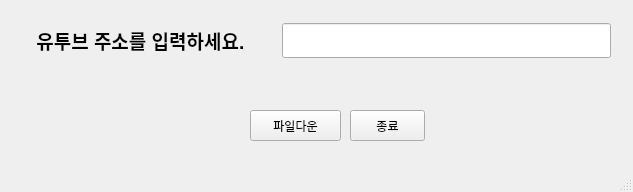
<?xml version="1.0" encoding="UTF-8"?>
<ui version="4.0">
 <class>MainWindow</class>
 <widget class="QMainWindow" name="MainWindow">
  <property name="geometry">
   <rect>
    <x>0</x>
    <y>0</y>
    <width>633</width>
    <height>192</height>
   </rect>
  </property>
  <property name="windowTitle">
   <string>유투브다운프로그램</string>
  </property>
  <property name="windowIcon">
   <iconset>
    <normaloff>../../Users/user/Pictures/logo111icon.ico</normaloff>../../Users/user/Pictures/logo111icon.ico</iconset>
  </property>
  <property name="layoutDirection">
   <enum>Qt::LeftToRight</enum>
  </property>
  <property name="autoFillBackground">
   <bool>false</bool>
  </property>
  <widget class="QWidget" name="centralwidget">
   <widget class="QWidget" name="horizontalLayoutWidget">
    <property name="geometry">
     <rect>
      <x>10</x>
      <y>10</y>
      <width>601</width>
      <height>61</height>
     </rect>
    </property>
    <layout class="QHBoxLayout" name="horizontalLayout">
     <item>
      <widget class="QLabel" name="label">
       <property name="font">
        <font>
         <family>Arial</family>
         <pointsize>14</pointsize>
         <weight>75</weight>
         <bold>true</bold>
        </font>
       </property>
       <property name="text">
        <string>     유투브 주소를 입력하세요.      </string>
       </property>
      </widget>
     </item>
     <item>
      <widget class="QLineEdit" name="lineEdit1">
       <property name="font">
        <font>
         <family>Agency FB</family>
         <pointsize>14</pointsize>
         <weight>75</weight>
         <bold>true</bold>
        </font>
       </property>
      </widget>
     </item>
    </layout>
   </widget>
   <widget class="QPushButton" name="pushButton1">
    <property name="geometry">
     <rect>
      <x>250</x>
      <y>110</y>
      <width>91</width>
      <height>31</height>
     </rect>
    </property>
    <property name="text">
     <string>파일다운</string>
    </property>
   </widget>
   <widget class="QPushButton" name="pushButton2">
    <property name="geometry">
     <rect>
      <x>350</x>
      <y>110</y>
      <width>75</width>
      <height>31</height>
     </rect>
    </property>
    <property name="text">
     <string>종료</string>
    </property>
   </widget>
  </widget>
  <widget class="QMenuBar" name="menubar">
   <property name="geometry">
    <rect>
     <x>0</x>
     <y>0</y>
     <width>633</width>
     <height>21</height>
    </rect>
   </property>
  </widget>
  <widget class="QStatusBar" name="statusbar"/>
 </widget>
 <resources>
  <include location="image1.qrc"/>
 </resources>
 <connections/>
</ui>
